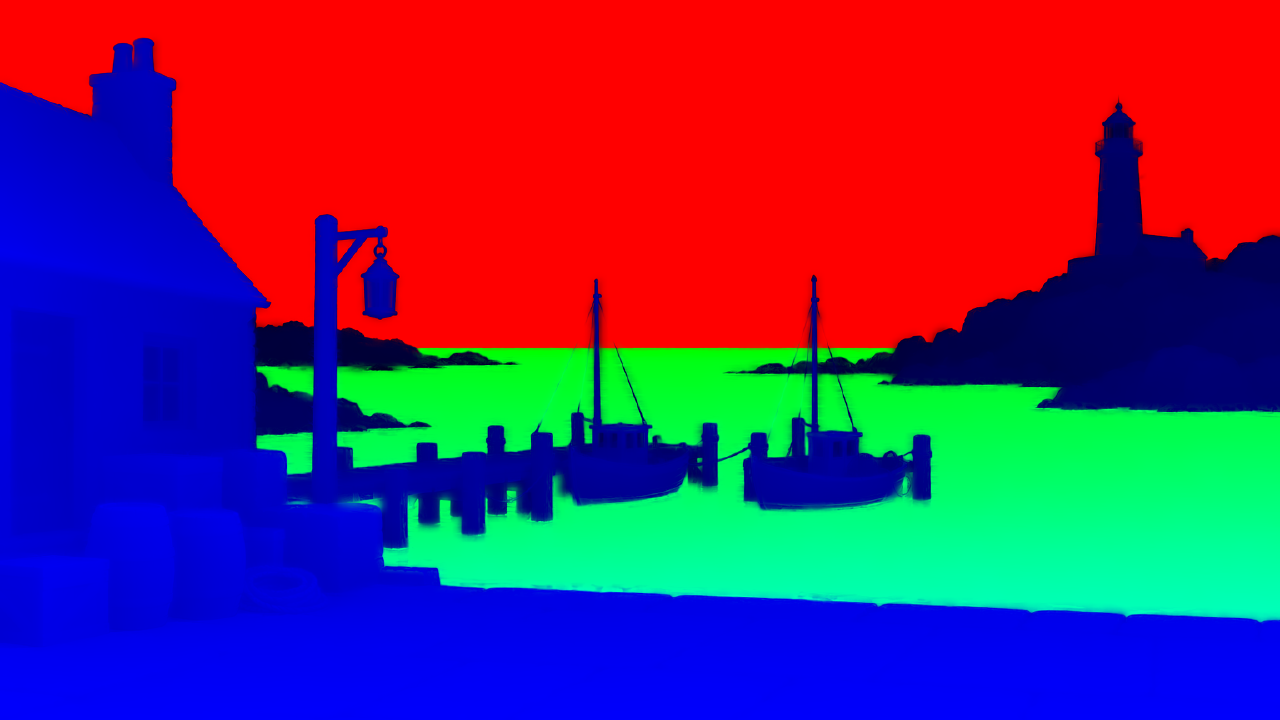
#> input picture styles/tageszeit-wetter/assets/data_a.png, 1280 x 720 px
$ python measure_fx.py ../assets/data_a.png
#> lines starting #> are read from the running program, lines starting #| are printed output that depends on the picture; after the words box and inside, x2 and y2 are one past the last pixel; in counts of white or black regions, pixels touching at a corner belong together
#!/usr/bin/env python3
"""Misst, ob die Effekte in jedem Zustand sichtbar sind und ob etwas flimmert.

    .venv/bin/python styles/tageszeit-wetter/tools/measure_fx.py FRAMES_DIR

FRAMES_DIR: Bilder f00000000.png … aus tools/render.py (180 Bilder, 30 fps). Bereiche aus assets/data_a.png
(Himmel, Wasser) und festen Rechtecken (Schornstein, Laterne samt Kai). Je stehendem Zustand:
  bewegt  Anteil der Pixel, die sich über 0,5 s um mehr als 12 Stufen ändern
  sprung  Anteil der Pixel, die von Bild zu Bild um mehr als 40 Stufen springen (Flimmern/Salzrauschen)
Oberfläche (Textfeld, Zustandsleiste) und der Dachs sind ausgenommen.
"""
import json, pathlib, sys

import numpy as np
from PIL import Image

ENTRY = pathlib.Path(__file__).resolve().parent.parent
HOLDS = {"Tag": (0, 13), "Dämmerung": (24, 37), "Nacht": (48, 61), "Regen": (72, 88),
         "Nebel": (119, 135), "Schnee": (146, 179)}


def main():
    d = pathlib.Path(sys.argv[1])
    fr = sorted(d.glob("f*.png"))
    da = np.asarray(Image.open(ENTRY / "assets" / "data_a.png").convert("RGB"), np.float32) / 255
    sky, water = da[..., 0] > 0.5, da[..., 1] > 0.5
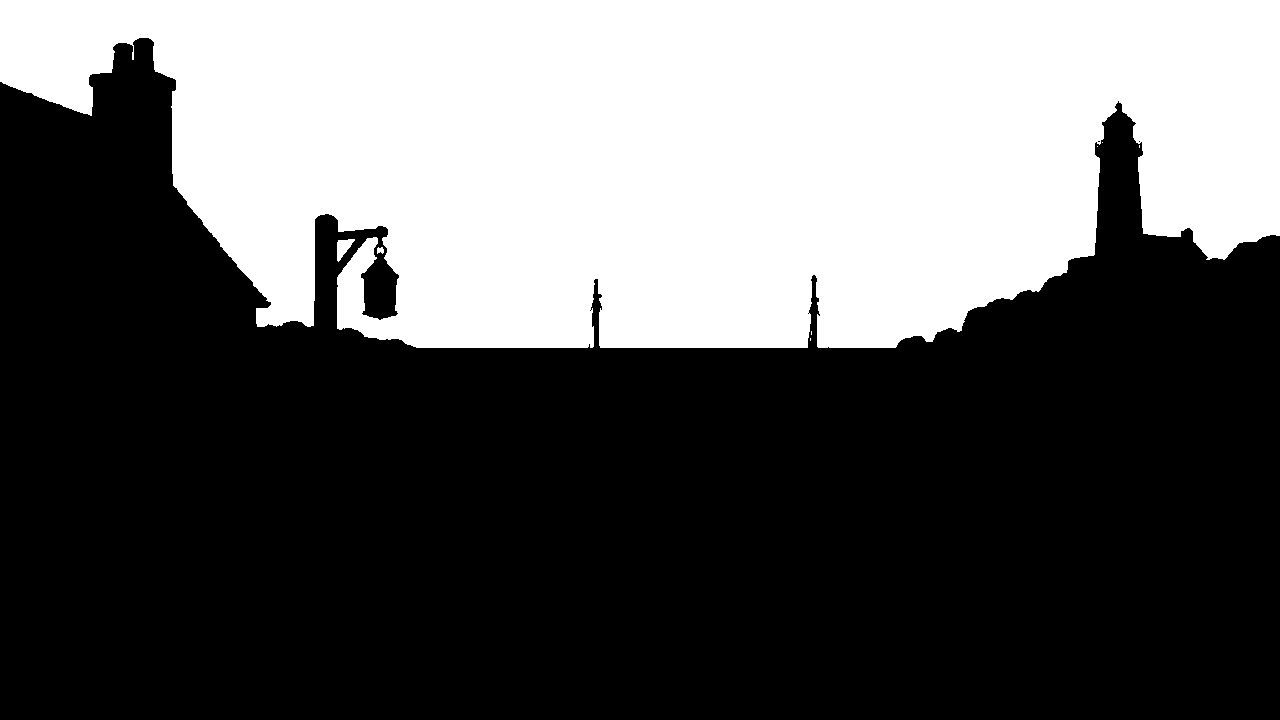
#> sky: shape (720, 1280) bool; 37.7% white; 8 white regions (5 under 20 px), largest, box (x1, y1, x2, y2) and area: (0, 0, 1280, 348) 347123, (337, 239, 355, 262) 223, (377, 247, 384, 254) 38
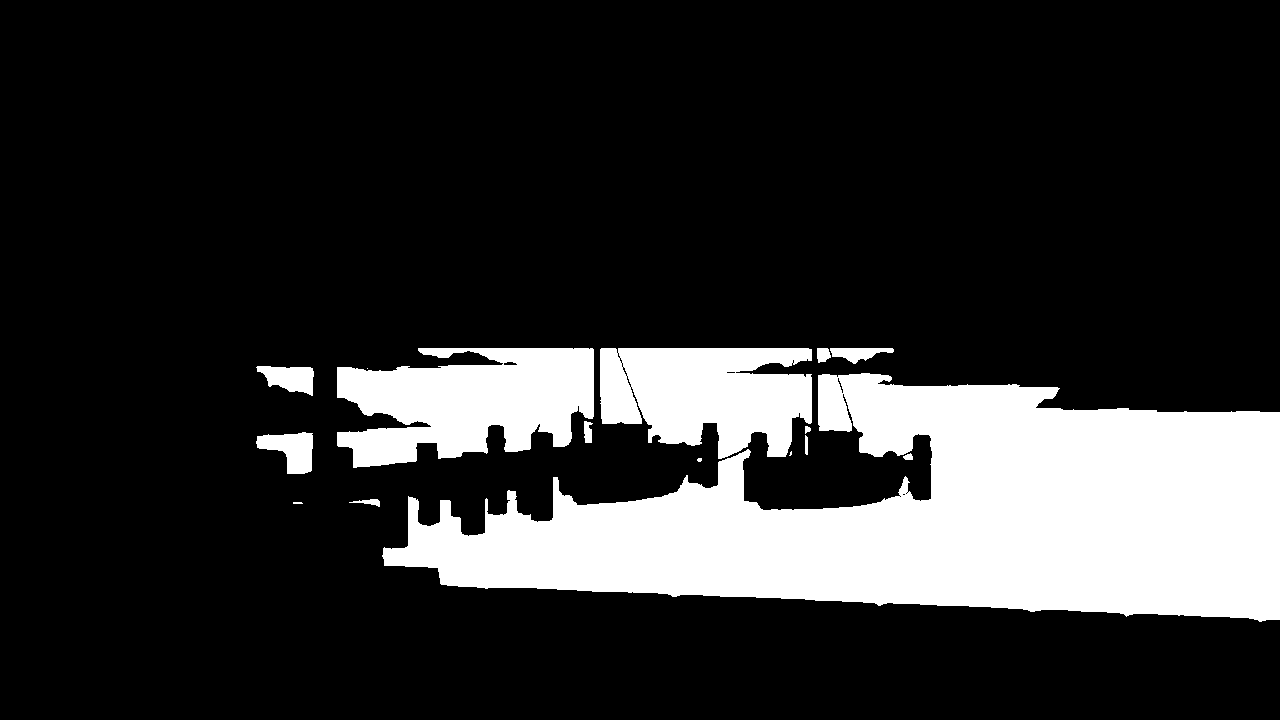
#> water: shape (720, 1280) bool; 18.7% white; 16 white regions (4 under 20 px), largest, box (x1, y1, x2, y2) and area: (382, 373, 1280, 622) 128764, (337, 348, 594, 468) 21598, (600, 348, 812, 459) 18064
    excl = np.zeros(sky.shape, bool)
    excl[540:712, 644:1272] = True        # Textfeld
    excl[6:58, 780:1272] = True           # Zustandsleiste
    excl[520:712, 360:500] = True         # Dachs
    regions = {
        "Himmel": sky & ~excl, "Wasser": water & ~excl,
        "Schornstein": np.zeros_like(sky), "Laterne+Kai": np.zeros_like(sky), "Kai": np.zeros_like(sky),
    }
    regions["Schornstein"][0:60, 90:330] = True
    regions["Laterne+Kai"][250:340, 340:420] = True
    regions["Laterne+Kai"][590:720, 200:360] = True
    regions["Kai"][600:720, 0:640] = True
    for k in ("Schornstein", "Laterne+Kai", "Kai"):
        regions[k] &= ~excl
#> after the loop, regions = 5 items
    load = lambda i: np.asarray(Image.open(fr[i]).convert("RGB"), np.int16)
    out = {}
    for name, (a, b) in HOLDS.items():
        res = {}
        pairs = [(i, i + 15) for i in range(a, b - 14, 5)] or [(a, b)]
        steps = list(range(a, b))
        for rn, m in regions.items():
            mv = np.mean([(np.abs(load(j) - load(i)).max(-1) > 12)[m].mean() for i, j in pairs])
            jp = np.mean([(np.abs(load(i + 1) - load(i)).max(-1) > 40)[m].mean() for i in steps[::3]])
            res[rn] = {"bewegt": round(float(mv), 4), "sprung": round(float(jp), 4)}
        out[name] = res
    print(json.dumps(out, ensure_ascii=False, indent=1))


if __name__ == "__main__":
#> (the run stopped early here; a loop or call above may not have finished)
